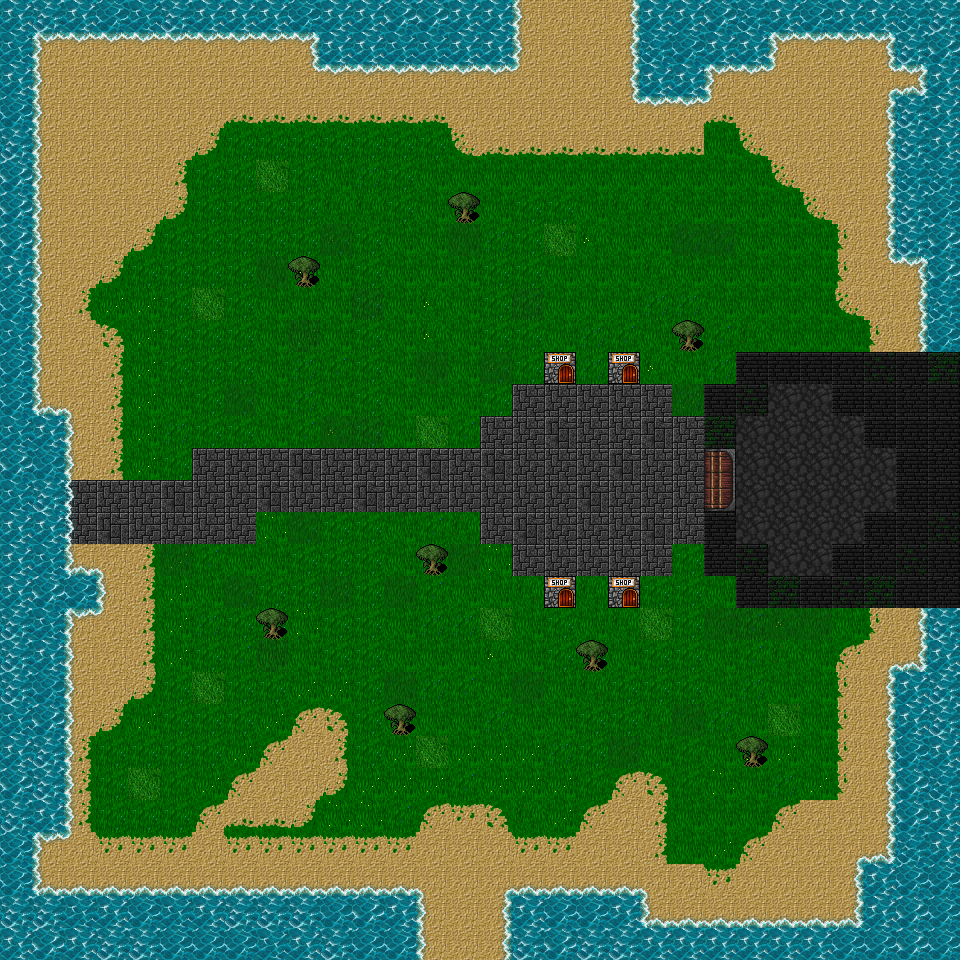

Tiled map render using the project's own tile images. Description and the map definition, with tile-layer contents summarised, below:
An orthogonal 30x30 tile map with 32x32 px tiles, 8 tile layers (Ground, GroundFlavor, Paths, Water, ...).

<map version="1.10" tiledversion="1.11.0" orientation="orthogonal" renderorder="right-down" width="30" height="30" tilewidth="32" tileheight="32" infinite="0" nextlayerid="9" nextobjectid="1">
 <tileset firstgid="1" source="background.tsx" />
 <layer id="4" name="Ground" width="30" height="30">
  <data>[900 cells, 749 non-empty, 20 distinct tile ids]</data>
 </layer>
 <layer id="5" name="GroundFlavor" width="30" height="30" opacity="0.43">
  <data>[900 cells, 49 non-empty, 7 distinct tile ids]</data>
 </layer>
 <layer id="6" name="Paths" width="30" height="30">
  <data>[900 cells, 72 non-empty, 3 distinct tile ids]</data>
 </layer>
 <layer id="1" name="Water" width="30" height="30">
  <data>[900 cells, 288 non-empty, 15 distinct tile ids]</data>
 </layer>
 <layer id="2" name="Water2" width="30" height="30">
  <data>[900 cells, 18 non-empty, 4 distinct tile ids]</data>
 </layer>
 <layer id="3" name="Water3" width="30" height="30" locked="1">
  <data>[900 cells, 1 non-empty, 1 distinct tile ids]</data>
 </layer>
 <layer id="8" name="CastleInterior" width="30" height="30">
  <data>[900 cells, 40 non-empty, 1 distinct tile ids]</data>
 </layer>
 <layer id="7" name="Buildings" width="30" height="30">
  <data>[900 cells, 52 non-empty, 8 distinct tile ids]</data>
 </layer>
</map>
